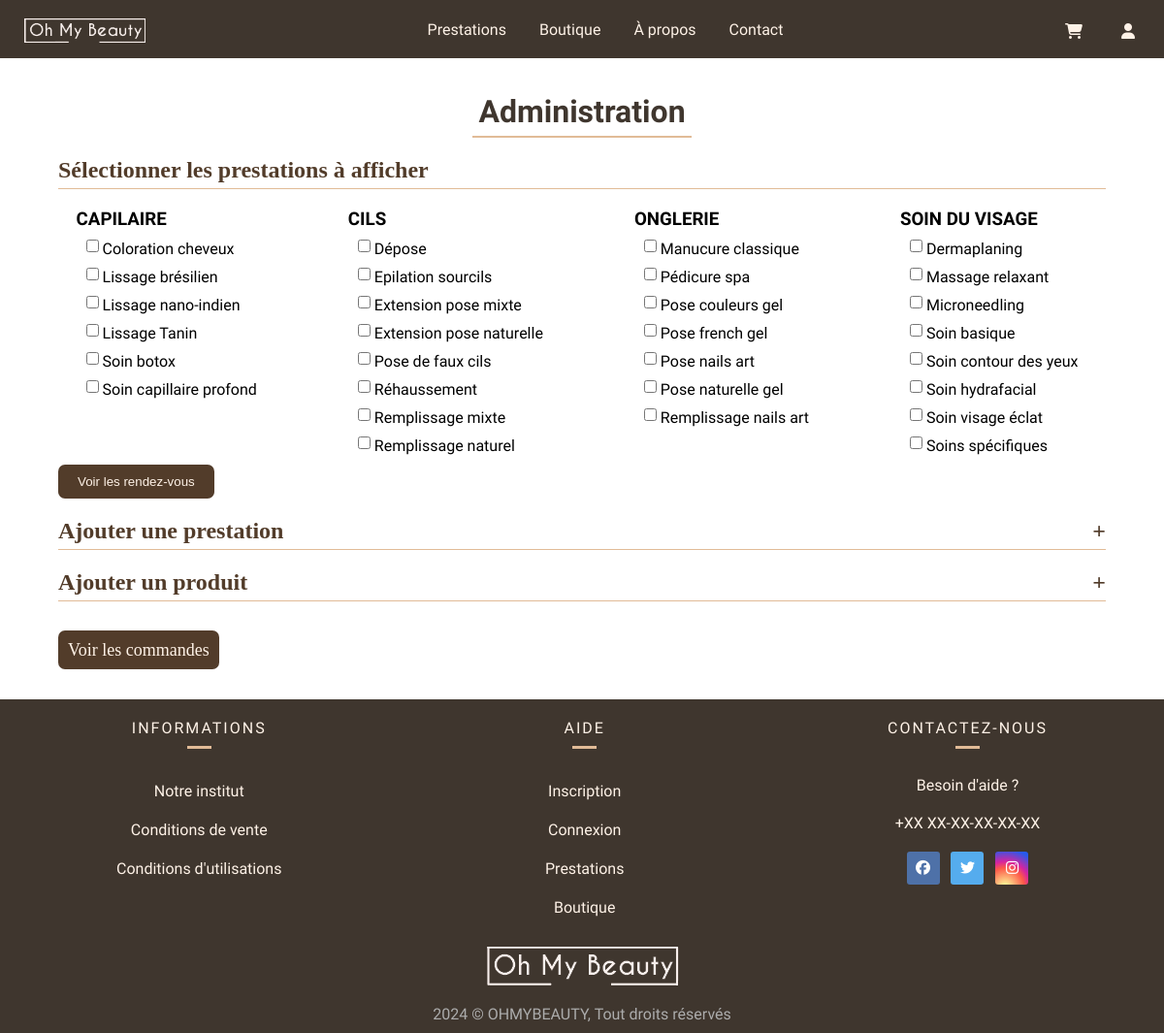
The page /index.php?action=admin (signed in) on the database its author committed.
### tables this page shows
CREATE TABLE IF NOT EXISTS `prestation` (
  `id_prestation` int NOT NULL AUTO_INCREMENT,
  `designation` varchar(50) NOT NULL,
  `prix` decimal(15,2) NOT NULL,
  `duree` int NOT NULL,
  `id_categorie` int NOT NULL,
  `description` varchar(255) NOT NULL,
  PRIMARY KEY (`id_prestation`),
  KEY `id_categorie` (`id_categorie`),
  CONSTRAINT `prestation_ibfk_1` FOREIGN KEY (`id_categorie`) REFERENCES `categorie` (`id_categorie`)
);

### controller/AdminController.php (called while the page is built, shortened)
<?php
class AdminController {
public function afficherAdmin() {
    require "view/vueAdmin.php";
}
}

### app/Connect.php (called while the page is built, shortened)
<?php
abstract class Connect {
    public static function seConnecter(){
        try {
            return new \PDO(
                "mysql:host=".self::HOST.";dbname=".self::DB.";charset=utf8", self::USER, self::PASS);
        } catch (\PDOException $ex) {
            return $ex->getMessage();
        }
    }
}

### model/managers/PrestationManager.php (called while the page is built, shortened)
<?php
class PrestationManager {
    private $db;
    public function __construct() {
        $this->db = Connect::seConnecter();
    }
    public function obtenirToutesCategoriesAvecPrestations() {
        $requete = "
            SELECT c.id_categorie, c.designation AS categorie_designation, p.id_prestation, p.designation, p.description, p.duree, p.prix
            FROM categorie c
            LEFT JOIN prestation p ON c.id_categorie = p.id_categorie
            ORDER BY c.designation, p.designation
        ";
        $resultat = $this->db->query($requete);
        $categories = [];
        while ($row = $resultat->fetch()) {
            $categories[$row['categorie_designation']][] = [
                'id_prestation' => $row['id_prestation'],
                'designation' => $row['designation'],
                'description' => $row['description'],
                'duree' => $row['duree'],
                'prix' => $row['prix']
            ];
        }
        return $categories;
    }
}

### view/vueAdmin.php (the view, shortened to what this page needs)
<?php
$prestationManager = new PrestationManager();
$categoriesAvecPrestations = $prestationManager->obtenirToutesCategoriesAvecPrestations();
?>
<div class="titre-admin">
    <h1>Administration</h1>
</div>
<section class="gestion-rdv">
    <form class="presta-form" method="get" action="index.php">
        <h2>Sélectionner les prestations à afficher</h2>
        <div class="categories-admin">
            <?php foreach ($categoriesAvecPrestations as $categorieNom => $prestations) { ?>
                <div class="categorie-admin">
                    <h3><?= $categorieNom; ?></h3>
                    <?php foreach ($prestations as $prestation) { ?>
                        <label>
                            <input type="checkbox" name="prestations[]" value="<?= $prestation['id_prestation']; ?>">
                            <?= $prestation['designation']; ?>
                        </label>
                    <?php } ?>
                </div>
            <?php } ?>
        </div>
        <input class="submit-btn" type="submit" value="Voir les rendez-vous">
    </form>
</section>
<section class="ajouter-prestation">
    <h2>Ajouter une prestation <span class="toggle-btn" id="toggle-prestation">+</span></h2>
</section>
<section class="ajouter-produit">
    <h2>Ajouter un produit <span class="toggle-btn" id="toggle-produit">+</span></h2>
</section>
<div class="voir-commandes">
    <h2><a href="index.php?action=afficherCommandes">Voir les commandes</a><h2>
</div>
<?php
require "template.php";
?>

### public/css/style.css (style rules this page uses)
:root { --marron : #3F362E; --brun : #523c2a; --beige : #E1BB97; --bcreme : #FEF2E7; --rufina : "Rufina", serif;; --oxygen : "Oxygen", sans-serif; }
* { margin: 0; padding: 0; vertical-align: top; box-sizing: border-box; }
a { text-decoration: none; }
h1 { font-family: var(--rufina); border-bottom: solid 2px var(--beige); padding: 6px; text-align: center; }
.titre-admin { padding-top: 30px; display: flex; justify-content: center; color: var(--marron); }
.ajouter-produit h2 { color: var(--brun); font-size: 24px; margin-bottom: 20px; border-bottom: 1px solid var(--beige); padding-bottom: 5px; }
.ajouter-prestation h2 { color: var(--brun); font-size: 24px; margin-bottom: 20px; border-bottom: 1px solid var(--beige); padding-bottom: 5px; }
.gestion-rdv h2 { color: var(--brun); font-size: 24px; margin-bottom: 20px; border-bottom: 1px solid var(--beige); padding-bottom: 5px; }
.gestion-rdv { padding-top: 20px; margin-bottom: 40px; margin: auto; max-width: 90%; }
.categories-admin { justify-content: center; display: flex; gap: 7vw; font-family: var(--oxygen); }
.categorie-admin label { display: block; margin-bottom: 5px; margin: 10px; }
.ajouter-prestation { margin-bottom: 40px; margin: auto; max-width: 90%; }
.ajouter-prestation h2 { display: flex; justify-content: space-between; align-items: center; }
.ajouter-produit { margin: auto; max-width: 90%; }
.ajouter-produit h2 { display: flex; justify-content: space-between; align-items: center; }
.presta-form { justify-content: center; }
.submit-btn { background-color: var(--brun); color: var(--bcreme); padding: 10px 20px; border: none; cursor: pointer; border-radius: 7px; margin-bottom: 20px; }
.toggle-btn { cursor: pointer; }
.voir-commandes { max-width: 90%; margin-bottom: 20px; margin: auto; }
.voir-commandes a { font-weight: 100; padding: 10px; color: var(--bcreme); border-radius: 7px; background-color: var(--brun); }
.voir-commandes h2 { margin-top: 40px; margin-bottom: 40px; border: solid 0px; font-size: large; }

### rows shown on the page
prestation: designation "Coloration cheveux"
prestation: designation "Lissage brésilien"
prestation: designation "Lissage nano-indien"
prestation: designation "Lissage Tanin"
prestation: designation "Soin botox"
prestation: designation "Soin capillaire profond"
prestation: designation "Dépose"
prestation: designation "Epilation sourcils"
prestation: designation "Extension pose mixte"
prestation: designation "Extension pose naturelle"
prestation: designation "Pose de faux cils"
prestation: designation "Réhaussement"
prestation: designation "Remplissage mixte"
prestation: designation "Remplissage naturel"
prestation: designation "Manucure classique"
prestation: designation "Pédicure spa"
prestation: designation "Pose couleurs gel"
prestation: designation "Pose french gel"
prestation: designation "Pose nails art"
prestation: designation "Pose naturelle gel"
prestation: designation "Remplissage nails art"
prestation: designation "Dermaplaning"
prestation: designation "Massage relaxant"
prestation: designation "Microneedling"
prestation: designation "Soin basique"
prestation: designation "Soin contour des yeux"
prestation: designation "Soin hydrafacial"
prestation: designation "Soin visage éclat"
prestation: designation "Soins spécifiques"

### other values the page prints
$categorieNom "CAPILAIRE"
$categorieNom "CILS"
$categorieNom "ONGLERIE"
$categorieNom "SOIN DU VISAGE"
